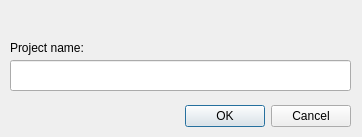
<ui version="4.0" >
 <class>New_Project_Dialog</class>
 <widget class="QDialog" name="New_Project_Dialog" >
  <property name="geometry" >
   <rect>
    <x>0</x>
    <y>0</y>
    <width>362</width>
    <height>137</height>
   </rect>
  </property>
  <property name="windowTitle" >
   <string>Create new project</string>
  </property>
  <widget class="QDialogButtonBox" name="New_Project_Confirm" >
   <property name="geometry" >
    <rect>
     <x>10</x>
     <y>100</y>
     <width>341</width>
     <height>32</height>
    </rect>
   </property>
   <property name="orientation" >
    <enum>Qt::Horizontal</enum>
   </property>
   <property name="standardButtons" >
    <set>QDialogButtonBox::Cancel|QDialogButtonBox::Ok</set>
   </property>
  </widget>
  <widget class="QLabel" name="label" >
   <property name="geometry" >
    <rect>
     <x>10</x>
     <y>40</y>
     <width>121</width>
     <height>16</height>
    </rect>
   </property>
   <property name="text" >
    <string>Project name:</string>
   </property>
  </widget>
  <widget class="QLineEdit" name="Project_name" >
   <property name="geometry" >
    <rect>
     <x>10</x>
     <y>60</y>
     <width>341</width>
     <height>31</height>
    </rect>
   </property>
  </widget>
 </widget>
 <tabstops>
  <tabstop>New_Project_Confirm</tabstop>
 </tabstops>
 <resources/>
 <connections/>
</ui>
